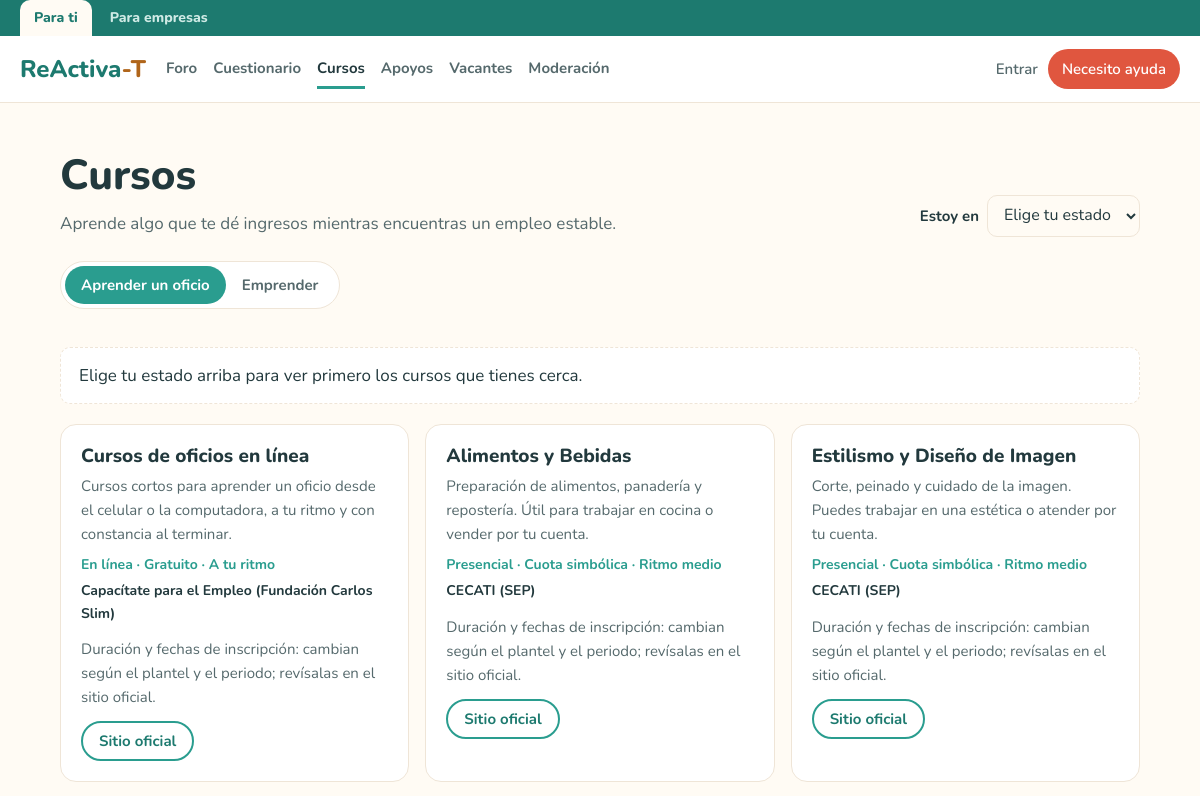
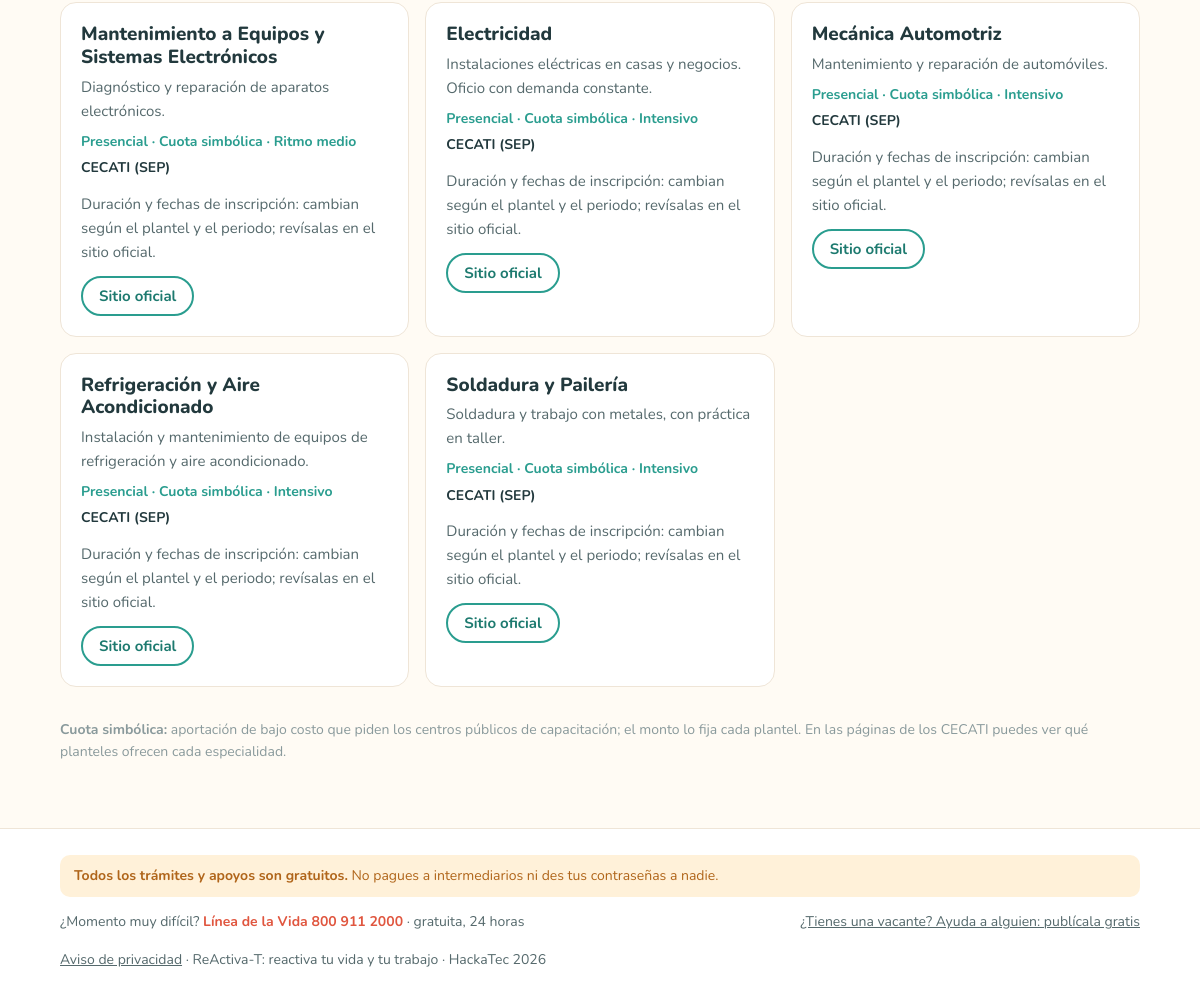
The app's page /_version_anterior/antes_mvc/cursos.php with its own data (2 pictures, top to bottom).
### tables this page shows
CREATE TABLE cursos (
  id INT AUTO_INCREMENT PRIMARY KEY,
  nombre VARCHAR(100) NOT NULL,
  tipo ENUM('oficio', 'emprender') NOT NULL,
  descripcion VARCHAR(300) NOT NULL,
  modalidad VARCHAR(20) NOT NULL,
  costo VARCHAR(40) NOT NULL,
  ritmo TINYINT NOT NULL,
  institucion VARCHAR(100) NOT NULL,
  estado VARCHAR(20) NULL,
  enlace VARCHAR(255) NOT NULL
);

### _version_anterior/antes_mvc/config/conexion.php (called while the page is built, shortened)
<?php
function bd(): PDO
{
    static $pdo = null;
    if ($pdo === null) {
        $opciones = [PDO::ATTR_ERRMODE => PDO::ERRMODE_EXCEPTION, PDO::ATTR_DEFAULT_FETCH_MODE => PDO::FETCH_ASSOC];
        $servidor = 'mysql:host=' . BD_HOST . ';port=' . BD_PUERTO . ';charset=utf8mb4';
        try {
            $pdo = new PDO($servidor . ';dbname=' . BD_NOMBRE, BD_USUARIO, BD_CLAVE, $opciones);
        } catch (PDOException $e) {
            if (!str_contains($e->getMessage(), '1049')) throw $e;
            $instalador = new PDO($servidor, BD_USUARIO, BD_CLAVE, $opciones);
            $instalador->exec(file_get_contents(__DIR__ . '/../sql/retoma.sql'));
            $pdo = new PDO($servidor . ';dbname=' . BD_NOMBRE, BD_USUARIO, BD_CLAVE, $opciones);
        }
        $pdo->exec("SET time_zone = '" . date('P') . "'");
        actualizarEsquema($pdo);
    }
    return $pdo;
}
function existe(PDO $pdo, string $tabla, string $columna = ''): bool
{
    $sql = 'SELECT COUNT(*) FROM information_schema.' . ($columna ? 'COLUMNS' : 'TABLES')
        . ' WHERE TABLE_SCHEMA = ? AND TABLE_NAME = ?' . ($columna ? ' AND COLUMN_NAME = ?' : '');
    $st = $pdo->prepare($sql);
    $st->execute(array_filter([BD_NOMBRE, $tabla, $columna]));
    return (bool) $st->fetchColumn();
}
function actualizarEsquema(PDO $pdo): void
{
    if (!existe($pdo, 'cursos', 'estado')) {
        $pdo->exec(file_get_contents(__DIR__ . '/../sql/cursos.sql'));
        if (existe($pdo, 'cursos_guardados')) $pdo->exec('DELETE FROM cursos_guardados');
    }
    if (!existe($pdo, 'usuarios', 'acepta_seguimiento')) {
        $indice = $pdo->query("SHOW INDEX FROM usuarios WHERE Key_name = 'nombre_por_tipo'")->fetch();
        $pdo->exec('ALTER TABLE usuarios ADD acepta_seguimiento TINYINT(1) NOT NULL DEFAULT 0');
    }
    if (!existe($pdo, 'postulaciones', 'estado')) {
        $pdo->exec("ALTER TABLE postulaciones ADD estado ENUM('Recibida', 'En revisión', 'Entrevista', 'Contratado', 'No seleccionado') NOT NULL DEFAULT 'Recibida' AFTER mensaje");
    }
    if (!existe($pdo, 'notas', 'sensible')) {
        $pdo->exec('ALTER TABLE notas ADD sensible TINYINT(1) NOT NULL DEFAULT 0 AFTER color');
    }
    if (!existe($pdo, 'evaluaciones', 'total')) {
        $pdo->exec('ALTER TABLE evaluaciones MODIFY phq TINYINT NULL, MODIFY gad TINYINT NULL,
            ADD estres TINYINT NULL AFTER impacto, ADD ansiedad TINYINT NULL AFTER estres,
            ADD autoestima TINYINT NULL AFTER ansiedad, ADD familia TINYINT NULL AFTER autoestima,
            ADD total TINYINT NULL AFTER familia');
    }
    if (!existe($pdo, 'usuarios', 'estado')) {
        $pdo->exec('ALTER TABLE usuarios ADD estado VARCHAR(20) NULL AFTER acepta_seguimiento');
    }
    if (!existe($pdo, 'notas', 'oculta')) {
        $pdo->exec('ALTER TABLE notas ADD oculta TINYINT(1) NOT NULL DEFAULT 0 AFTER sensible');
    }
    if (!existe($pdo, 'vacantes', 'prestaciones')) {
        $pdo->exec('ALTER TABLE vacantes ADD estado VARCHAR(20) NULL AFTER modalidad, ADD sueldo VARCHAR(60) NULL AFTER estado,
            ADD prestaciones TINYINT(1) NOT NULL DEFAULT 0 AFTER sueldo');
    }
    if (!existe($pdo, 'preferencias')) {
        $sql = file_get_contents(__DIR__ . '/../sql/retoma.sql');
        $pdo->exec(substr($sql, strpos($sql, 'CREATE TABLE denuncias')));
    }
    if (!existe($pdo, 'cursos_guardados')) {
        $pdo->exec("CREATE TABLE cursos_guardados (
            usuario_id INT NOT NULL,
            curso_id INT NOT NULL,
            estado ENUM('Me interesa', 'Inscrito', 'Terminado') NOT NULL DEFAULT 'Me interesa',
            actualizado DATETIME NOT NULL DEFAULT CURRENT_TIMESTAMP ON UPDATE CURRENT_TIMESTAMP,
            PRIMARY KEY (usuario_id, curso_id),
            FOREIGN KEY (usuario_id) REFERENCES usuarios(id) ON DELETE CASCADE
        ) ENGINE=InnoDB");
    }
}

### _version_anterior/antes_mvc/cursos.php (the view, shortened to what this page needs)
<?php
require 'includes/funciones.php';
$tipo = ($_GET['tipo'] ?? '') === 'emprender' ? 'emprender' : 'oficio';
$estado = estadoActual();
$ritmos = ['A tu ritmo', 'Ritmo medio', 'Intensivo'];
$st = bd()->prepare('SELECT * FROM cursos WHERE tipo = ? AND (estado IS NULL OR estado = ?) ORDER BY estado IS NULL, ritmo, nombre');
$st->execute([$tipo, $estado]);
$cursos = $st->fetchAll();
require 'includes/cabecera.php';
?>
<section class="seccion">
  <div class="contenedor">
    <div class="encabezado">
      <div>
        <h1 class="titulo-pagina">Cursos</h1>
        <p class="suave">Aprende algo que te dé ingresos mientras encuentras un empleo estable.</p>
      </div>
      <?= selectorEstado($estado, $tipo === 'emprender' ? ['tipo' => 'emprender'] : []) ?>
    </div>
    <div class="filtros filtros-solos">
      <a href="cursos.php" class="<?= $tipo === 'oficio' ? 'activo' : '' ?>">Aprender un oficio</a>
      <a href="cursos.php?tipo=emprender" class="<?= $tipo === 'emprender' ? 'activo' : '' ?>">Emprender</a>
    </div>
    <?php if (!$estado): ?>
      <p class="invitacion">Elige tu estado arriba para ver primero los cursos que tienes cerca.</p>
    <?php elseif ($estado === 'otro'): ?>
      <p class="invitacion">Por ahora tenemos directorios de Puebla, Veracruz, Oaxaca y Tlaxcala. Te mostramos los cursos nacionales y en línea.</p>
    <?php endif; ?>
    <div class="rejilla-3">
      <?php foreach ($cursos as $c): ?>
        <article class="tarjeta curso" id="curso-<?= $c['id'] ?>">
          <h3><?= e($c['nombre']) ?></h3>
          <p><?= e($c['descripcion']) ?></p>
          <p class="curso-datos"><?= e($c['modalidad']) ?> · <?= e($c['costo']) ?> · <?= $ritmos[$c['ritmo']] ?></p>
          <p class="institucion"><?= e($c['institucion']) ?></p>
          <p class="chico">Duración y fechas de inscripción: cambian según el plantel y el periodo; revísalas en el sitio oficial.</p>
          <div class="acciones-curso">
            <a class="boton linea chico-boton" href="<?= e($c['enlace']) ?>" target="_blank" rel="noopener">Sitio oficial</a>
          </div>
        </article>
      <?php endforeach; ?>
    </div>
    <p class="chico nota-legal"><b>Cuota simbólica:</b> aportación de bajo costo que piden los centros públicos de capacitación; el monto lo fija cada plantel. En las páginas de los CECATI puedes ver qué planteles ofrecen cada especialidad.</p>
  </div>
</section>
<?php require 'includes/pie.php'; ?>

### css/estilos.css (style rules this page uses)
:root { --fondo: #FFFBF4; --superficie: #FFFFFF; --tinta: #22393D; --suave: #55696C; --gris: #8A9A9C; --linea: #EFE5D7; --primario: #2A9D8F; --primario-oscuro: #1D7A6F; --primario-claro: #DCF3EE; --sol: #FFB547; --sol-claro: #FFF1D9; --sol-oscuro: #B0651A; --urgente: #E0563F; --nota-amarillo: #FFE9A3; --nota-rosa: #FFD9D1; --nota-verde: #D2F2DC; --nota-azul: #D2E9FB; --nota-lila: #E6DCFB; --radio: 16px; --sombra: 0 8px 22px rgba(34, 57, 61, .08); }
* { box-sizing: border-box; margin: 0; padding: 0; }
body { background: var(--fondo); color: var(--tinta); font: 17px/1.6 "Nunito", system-ui, sans-serif; }
a { color: var(--primario-oscuro); }
h1, h2, h3 { line-height: 1.2; font-weight: 800; }
h3 { font-size: 19px; margin-bottom: 6px; }
.contenedor { max-width: 1120px; margin: 0 auto; padding: 0 20px; }
.suave { color: var(--suave); }
.chico { font-size: 14px; color: var(--gris); }
.seccion { padding: 48px 0 64px; }
.titulo-pagina { font-size: clamp(30px, 4.5vw, 42px); margin-bottom: 8px; }
.nota-legal { margin-top: 32px; }
.boton { display: inline-block; background: var(--primario); color: #fff; border: 2px solid var(--primario); padding: 11px 22px; border-radius: 999px; font: 700 16px "Nunito", sans-serif; text-decoration: none; cursor: pointer; }
.boton.linea { background: transparent; color: var(--primario-oscuro); }
.chico-boton { padding: 8px 16px; font-size: 15px; }
.invitacion { background: var(--superficie); border: 1px dashed var(--linea); padding: 14px 18px; border-radius: 10px; margin: 20px 0; }
.rejilla-3 { display: grid; grid-template-columns: repeat(auto-fill, minmax(260px, 1fr)); gap: 16px; margin-top: 18px; }
.tarjeta { background: var(--superficie); border: 1px solid var(--linea); border-radius: var(--radio); padding: 20px; color: var(--tinta); text-decoration: none; display: block; }
.tarjeta p { color: var(--suave); font-size: 15px; }
.encabezado { display: flex; justify-content: space-between; align-items: flex-end; gap: 20px; flex-wrap: wrap; margin-bottom: 24px; }
.filtros { display: flex; background: var(--superficie); border: 1px solid var(--linea); border-radius: 999px; padding: 4px; }
.filtros a { padding: 7px 16px; border-radius: 999px; text-decoration: none; color: var(--suave); font-weight: 700; font-size: 15px; }
.filtros a.activo { background: var(--primario); color: #fff; }
.curso-datos { color: var(--primario) !important; font-weight: 700; font-size: 14px !important; margin: 8px 0 4px; }
.institucion { font-size: 14px !important; font-weight: 700; color: var(--tinta) !important; margin-bottom: 12px; }
.acciones-curso { display: flex; gap: 8px; flex-wrap: wrap; margin-top: 12px; }
.filtros-solos { display: inline-flex; margin-bottom: 18px; }

### records on screen
cursos: nombre "Cursos de oficios en línea", descripcion "Cursos cortos para aprender un oficio desde el celular o la computadora, a tu ritmo y con constancia al terminar.", modalidad "En línea", costo "Gratuito", ritmo "A tu ritmo", institucion "Capacítate para el Empleo (Fundación Carlos Slim)"
cursos: nombre "Alimentos y Bebidas", descripcion "Preparación de alimentos, panadería y repostería. Útil para trabajar en cocina o vender por tu cuenta.", modalidad "Presencial", costo "Cuota simbólica", ritmo "Ritmo medio", institucion "CECATI (SEP)"
cursos: nombre "Estilismo y Diseño de Imagen", descripcion "Corte, peinado y cuidado de la imagen. Puedes trabajar en una estética o atender por tu cuenta.", modalidad "Presencial", costo "Cuota simbólica", ritmo "Ritmo medio", institucion "CECATI (SEP)"
cursos: nombre "Mantenimiento a Equipos y Sistemas Electrónicos", descripcion "Diagnóstico y reparación de aparatos electrónicos.", modalidad "Presencial", costo "Cuota simbólica", ritmo "Ritmo medio", institucion "CECATI (SEP)"
cursos: nombre "Electricidad", descripcion "Instalaciones eléctricas en casas y negocios. Oficio con demanda constante.", modalidad "Presencial", costo "Cuota simbólica", ritmo "Intensivo", institucion "CECATI (SEP)"
cursos: nombre "Mecánica Automotriz", descripcion "Mantenimiento y reparación de automóviles.", modalidad "Presencial", costo "Cuota simbólica", ritmo "Intensivo", institucion "CECATI (SEP)"
cursos: nombre "Refrigeración y Aire Acondicionado", descripcion "Instalación y mantenimiento de equipos de refrigeración y aire acondicionado.", modalidad "Presencial", costo "Cuota simbólica", ritmo "Intensivo", institucion "CECATI (SEP)"
cursos: nombre "Soldadura y Pailería", descripcion "Soldadura y trabajo con metales, con práctica en taller.", modalidad "Presencial", costo "Cuota simbólica", ritmo "Intensivo", institucion "CECATI (SEP)"

### other values on screen
$texto "Foro"
$texto "Cuestionario"
$texto "Cursos"
$texto "Apoyos"
$texto "Vacantes"
$texto "Moderación"
